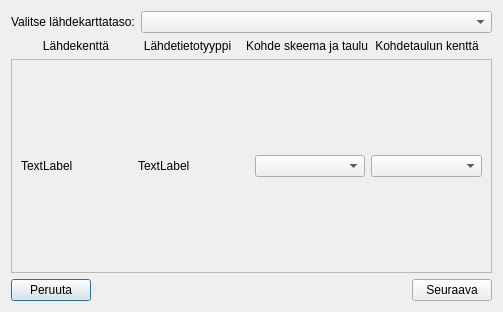
<?xml version="1.0" encoding="UTF-8"?>
<ui version="4.0">
 <class>DialogCopySourceDataToDatabase</class>
 <widget class="QDialog" name="DialogCopySourceDataToDatabase">
  <property name="geometry">
   <rect>
    <x>0</x>
    <y>0</y>
    <width>503</width>
    <height>312</height>
   </rect>
  </property>
  <property name="sizePolicy">
   <sizepolicy hsizetype="Preferred" vsizetype="Preferred">
    <horstretch>0</horstretch>
    <verstretch>0</verstretch>
   </sizepolicy>
  </property>
  <property name="minimumSize">
   <size>
    <width>0</width>
    <height>0</height>
   </size>
  </property>
  <property name="windowTitle">
   <string>Kopioi lähdeaineistoa tietokantaan (vaihe 1/3)</string>
  </property>
  <layout class="QVBoxLayout" name="verticalLayout">
   <item>
    <layout class="QFormLayout" name="formLayout">
     <property name="sizeConstraint">
      <enum>QLayout::SetDefaultConstraint</enum>
     </property>
     <item row="0" column="0">
      <widget class="QLabel" name="labelSourceLayerComboBox">
       <property name="text">
        <string>Valitse lähdekarttataso:</string>
       </property>
      </widget>
     </item>
     <item row="0" column="1">
      <widget class="QgsMapLayerComboBox" name="mMapLayerComboBoxSource"/>
     </item>
    </layout>
   </item>
   <item>
    <layout class="QHBoxLayout" name="horizontalLayout">
     <property name="leftMargin">
      <number>12</number>
     </property>
     <property name="rightMargin">
      <number>12</number>
     </property>
     <item>
      <widget class="QLabel" name="label_8">
       <property name="text">
        <string>Lähdekenttä</string>
       </property>
       <property name="alignment">
        <set>Qt::AlignCenter</set>
       </property>
      </widget>
     </item>
     <item>
      <widget class="QLabel" name="label_7">
       <property name="text">
        <string>Lähdetietotyyppi</string>
       </property>
       <property name="alignment">
        <set>Qt::AlignCenter</set>
       </property>
      </widget>
     </item>
     <item>
      <widget class="QLabel" name="label_6">
       <property name="text">
        <string>Kohde skeema ja taulu</string>
       </property>
       <property name="alignment">
        <set>Qt::AlignCenter</set>
       </property>
      </widget>
     </item>
     <item>
      <widget class="QLabel" name="label_3">
       <property name="text">
        <string>Kohdetaulun kenttä</string>
       </property>
       <property name="alignment">
        <set>Qt::AlignCenter</set>
       </property>
      </widget>
     </item>
    </layout>
   </item>
   <item>
    <widget class="QScrollArea" name="scrollArea">
     <property name="sizePolicy">
      <sizepolicy hsizetype="Expanding" vsizetype="Expanding">
       <horstretch>0</horstretch>
       <verstretch>0</verstretch>
      </sizepolicy>
     </property>
     <property name="widgetResizable">
      <bool>true</bool>
     </property>
     <widget class="QWidget" name="scrollAreaWidgetContents">
      <property name="geometry">
       <rect>
        <x>0</x>
        <y>0</y>
        <width>489</width>
        <height>231</height>
       </rect>
      </property>
      <layout class="QVBoxLayout" name="verticalLayout_3">
       <item>
        <layout class="QGridLayout" name="gridLayoutSourceTargetMatch">
         <item row="0" column="1">
          <widget class="QLabel" name="label">
           <property name="text">
            <string>TextLabel</string>
           </property>
          </widget>
         </item>
         <item row="0" column="3">
          <widget class="QComboBox" name="comboBox_2"/>
         </item>
         <item row="0" column="2">
          <widget class="QComboBox" name="comboBox"/>
         </item>
         <item row="0" column="0">
          <widget class="QLabel" name="label_2">
           <property name="sizePolicy">
            <sizepolicy hsizetype="Preferred" vsizetype="Fixed">
             <horstretch>0</horstretch>
             <verstretch>0</verstretch>
            </sizepolicy>
           </property>
           <property name="minimumSize">
            <size>
             <width>0</width>
             <height>100</height>
            </size>
           </property>
           <property name="text">
            <string>TextLabel</string>
           </property>
          </widget>
         </item>
        </layout>
       </item>
      </layout>
     </widget>
    </widget>
   </item>
   <item>
    <layout class="QHBoxLayout" name="horizontalLayout_2">
     <property name="leftMargin">
      <number>0</number>
     </property>
     <item>
      <widget class="QPushButton" name="pushButtonCancel">
       <property name="text">
        <string>Peruuta</string>
       </property>
      </widget>
     </item>
     <item>
      <spacer name="horizontalSpacer">
       <property name="orientation">
        <enum>Qt::Horizontal</enum>
       </property>
       <property name="sizeHint" stdset="0">
        <size>
         <width>40</width>
         <height>20</height>
        </size>
       </property>
      </spacer>
     </item>
     <item>
      <widget class="QPushButton" name="pushButtonNext">
       <property name="text">
        <string>Seuraava</string>
       </property>
      </widget>
     </item>
    </layout>
   </item>
  </layout>
 </widget>
 <customwidgets>
  <customwidget>
   <class>QgsMapLayerComboBox</class>
   <extends>QComboBox</extends>
   <header>qgsmaplayercombobox.h</header>
  </customwidget>
 </customwidgets>
 <resources/>
 <connections/>
</ui>
